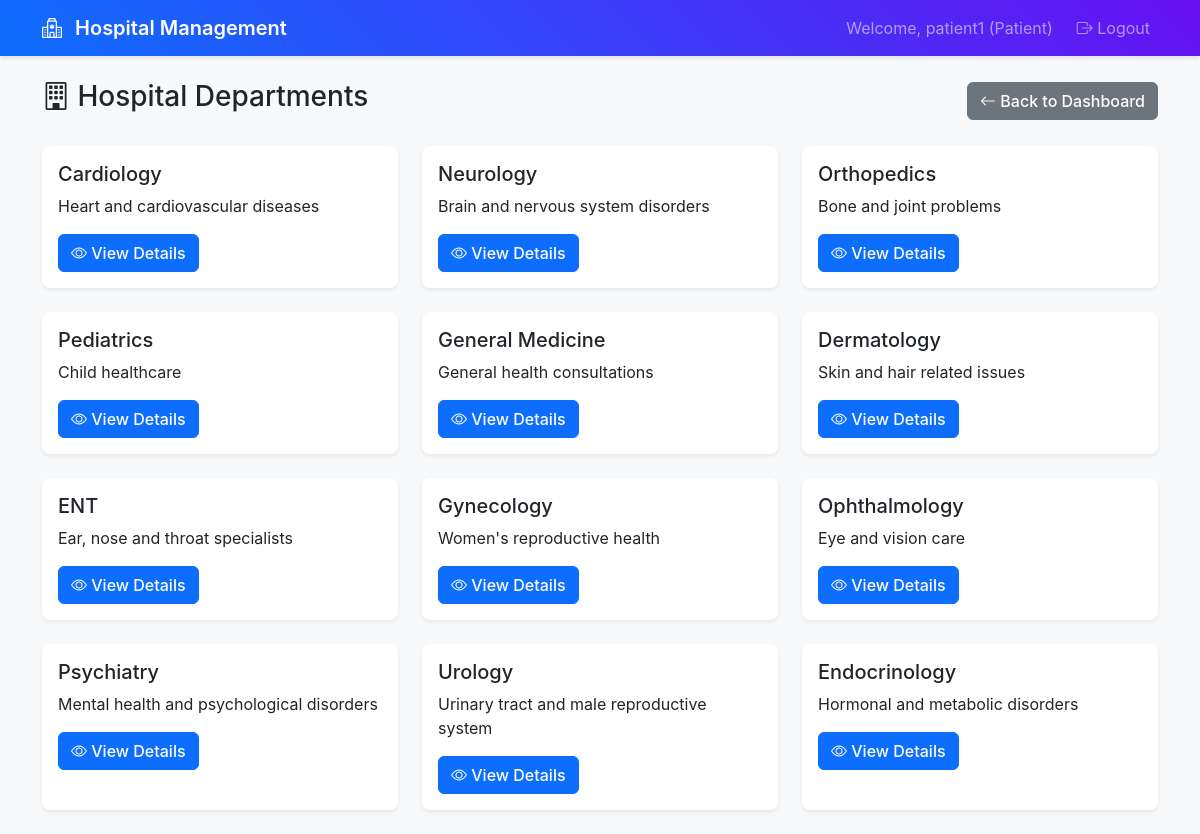
The app's page /patient/departments (signed in) with its own data.
### app.py (models this page shows)
class Department(db.Model):
    __tablename__ = 'departments'
    id: Mapped[int] = mapped_column(primary_key=True)
    name: Mapped[str] = mapped_column(unique=True, nullable=False)
    description: Mapped[str] = mapped_column()

### routes.py (the view)
@app.route('/patient/departments')
@login_required
@role_required(['patient'])
def patient_departments():
    patient = Patient.query.join(User).filter(User.id == session['user_id']).first()
    if not patient:
        flash('Patient profile not found', 'error')
        return redirect(url_for('logout'))
    departments = Department.query.all()
    return render_template('departments.html',
                         patient=patient,
                         departments=departments)

### routes.py (called while the page is built)
def login_required(f):
    @wraps(f)
    def decorated_function(*args, **kwargs):
        if 'user_id' not in session:
            return redirect(url_for('login'))
        return f(*args, **kwargs)
    return decorated_function

def role_required(roles):
    def decorator(f):
        @wraps(f)
        def decorated_function(*args, **kwargs):
            if 'user_role' not in session or session['user_role'] not in roles:
                flash('Access denied. Insufficient permissions.', 'error')
                return redirect(url_for('login'))
            return f(*args, **kwargs)
        return decorated_function
    return decorator

### templates/departments.html (shortened to what this page needs)
{% extends "base.html" %}
{% block content %}
<div class="row">
    <div class="col-12">
        <div class="d-flex justify-content-between align-items-center mb-4">
            <h1 class="h3">
                <i class="bi bi-building"></i> Hospital Departments
            </h1>
            <a href="{{ url_for('patient_dashboard') }}" class="btn btn-secondary">
                <i class="bi bi-arrow-left"></i> Back to Dashboard
            </a>
        </div>
    </div>
</div>
<div class="row">
    <div class="col-12">
        {% if departments %}
        <div class="row">
            {% for department in departments %}
            <div class="col-md-6 col-lg-4 mb-4">
                <div class="card h-100">
                    <div class="card-body">
                        <h5 class="card-title">{{ department.name }}</h5>
                        <p class="card-text">{{ department.description or 'No description available' }}</p>
                        <a href="{{ url_for('department_details', department_id=department.id) }}" class="btn btn-primary">
                            <i class="bi bi-eye"></i> View Details
                        </a>
                    </div>
                </div>
            </div>
            {% endfor %}
        </div>
        {% else %}
        <div class="text-center py-4">
            <i class="bi bi-building display-1 text-muted"></i>
            <h4 class="text-muted">No departments available</h4>
            <p class="text-muted">Departments will appear here</p>
        </div>
        {% endif %}
    </div>
</div>
{% endblock %}

### static/style.css (style rules this page uses)
:root { --primary-color: #0d6efd; --success-color: #198754; --info-color: #0dcaf0; --warning-color: #ffc107; --danger-color: #dc3545; --light-color: #f8f9fa; --dark-color: #212529; }
body { background-color: #f8f9fa; font-family: -apple-system, BlinkMacSystemFont, 'Segoe UI', Roboto, sans-serif; }
.card { border: none; box-shadow: 0 0.125rem 0.25rem rgba(0, 0, 0, 0.075); border-radius: 0.5rem; transition: box-shadow 0.15s ease-in-out; }
.btn { border-radius: 0.375rem; font-weight: 500; transition: all 0.15s ease-in-out; }
.btn-primary { background-color: var(--primary-color); border-color: var(--primary-color); }
.card, .alert { animation: fadeInUp 0.5s ease-out; }

### records on screen
Department: name "Cardiology", description "Heart and cardiovascular diseases"
Department: name "Neurology", description "Brain and nervous system disorders"
Department: name "Orthopedics", description "Bone and joint problems"
Department: name "Pediatrics", description "Child healthcare"
Department: name "General Medicine", description "General health consultations"
Department: name "Dermatology", description "Skin and hair related issues"
Department: name "ENT", description "Ear, nose and throat specialists"
Department: name "Gynecology", description "Women's reproductive health"
Department: name "Ophthalmology", description "Eye and vision care"
Department: name "Psychiatry", description "Mental health and psychological disorders"
Department: name "Urology", description "Urinary tract and male reproductive system"
Department: name "Endocrinology", description "Hormonal and metabolic disorders"

### other values on screen
{{ session.username }} "patient1"
{{ session.user_role.title() }} "Patient"
